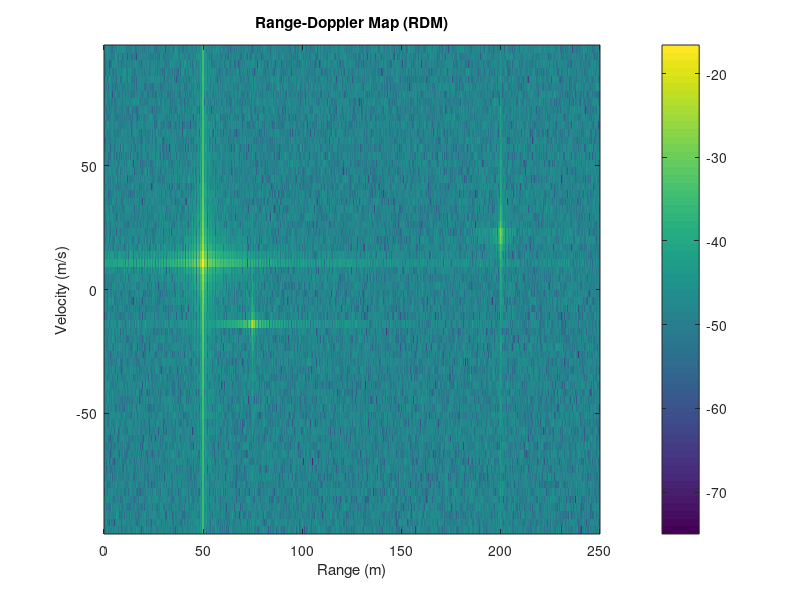

MATLAB code for this plot:
% Parameters
c = 3e8;                        % Speed of light (m/s)
fc = 77e9;                      % Carrier frequency (Hz)
lambda = c / fc;                % Wavelength (m)
% Chirp parameters
bw = 300e6;                     % Bandwidth (15 MHz to prevent aliasing??)
T_chirp = 10e-6;                % Chirp duration (s)
k = bw / T_chirp;               % Chirp rate (slope)
fs = 2 * bw;                    % Sample rate (Hz)
% Frame parameters for velocity 
n_chirps = 64;                  % Number of chirps in a frame
T_frame = T_chirp * n_chirps;   % Total frame time

% Scenario parameters
target_range = [200, 75,  50];     % Target initial ranges (m)
target_vel = [20,  -15, 10];       % Target velocities (m/s)
target_rcs = [10,   0.8, 0.5];     % Radar Cross Section - relates to reflectivity of object
n_targets = length(target_range);  % Number of targets

% Define Clutter Targets
n_clutter_points = 5; % Add clutter points

% Random ranges from 0m to 250m
clutter_range = rand(1, n_clutter_points) * 250; 
% All clutter is stationary (0 m/s)
clutter_vel   = zeros(1, n_clutter_points);
% Random, weak RCS values
clutter_rcs   = rand(1, n_clutter_points) * 0.001; 

% Combine targets and clutter into one list 
all_targets_range = [target_range, clutter_range];
all_targets_vel   = [target_vel, clutter_vel];
all_targets_rcs   = [target_rcs, clutter_rcs];
n_total_targets = n_targets + n_clutter_points; 


% Generate Tx
t = 0 : 1/fs : T_chirp - 1/fs;      % Time vector for ONE chirp
n_samples = length(t);              % Number of samples per chirp
tx_phase = 2 * pi * (fc * t + (k/2) * t.^2);
Tx = exp(1j * tx_phase);

% Simulate Chirp Frame
Mix_matrix = zeros(n_chirps, n_samples);

for i = 1:n_chirps % Loop for each chirp
    Rx_total = zeros(1, n_samples); 
    time_at_chirp_start = (i-1) * T_chirp;

    % iterate through each target
    for j = 1:n_total_targets
        
        % Get this target's properties
        r0 = all_targets_range(j); 
        v0 = all_targets_vel(j);
        
        % Calculate this target's current range
        current_range = r0 + v0 * time_at_chirp_start;
        
        % Calculate time delay for this target
        tau = (2 * current_range) / c;
        
        % Create the delayed time vector
        t_rx = t - tau;
        
        % Generate this target's reflected signal phase
        rx_phase = 2 * pi * (fc * t_rx + (k/2) * t_rx.^2);
        Rx_j = exp(1j * rx_phase);
        
        % Apply attenuation based on range and RCS
        att = all_targets_rcs(j) / (current_range^4); 
        
        % Add this target's signal to the total
        Rx_total = Rx_total + (att * Rx_j);
    end
    % Add noise
    Rx_noisy = awgn(Rx_total, 10, 'measured');
    
    % Mix the total received signal with the transmitted
    Mix_matrix(i, :) = Tx .* conj(Rx_noisy);
end

% Process the Signal (2D FFT)
n_fft_range = 2^nextpow2(n_samples); 
range_fft = fft(Mix_matrix, n_fft_range, 2); 
n_fft_vel = 2^nextpow2(n_chirps);  
rdm = fftshift(fft(range_fft, n_fft_vel, 1), 1);

% Create Axes for Plotting 
f_beat_axis = fs * (0:(n_fft_range/2)) / n_fft_range;
range_axis = (f_beat_axis * c) / (2 * k);

fs_doppler = 1 / T_chirp; 
doppler_freq_axis = linspace(-fs_doppler/2, fs_doppler/2, n_fft_vel);
vel_axis = (doppler_freq_axis * lambda) / 2;

% Visualize the Range-Doppler Map (RDM)
figure;
rdm_plot = abs(rdm(:, 1:n_fft_range/2+1));
imagesc(range_axis, vel_axis, 10*log10(rdm_plot));
title('Range-Doppler Map (RDM)');
xlabel('Range (m)');
ylabel('Velocity (m/s)');
colorbar;
axis xy; 
xlim([0, 250]);

% Find the Peak - only finds strongest target
[max_val, max_idx] = max(rdm_plot(:));
[vel_idx, range_idx] = ind2sub(size(rdm_plot), max_idx);
fprintf('Detected STRONGEST target at:\n');
fprintf('  Range:    %.2f m\n', range_axis(range_idx));
fprintf('  Velocity: %.2f m/s\n', vel_axis(vel_idx));